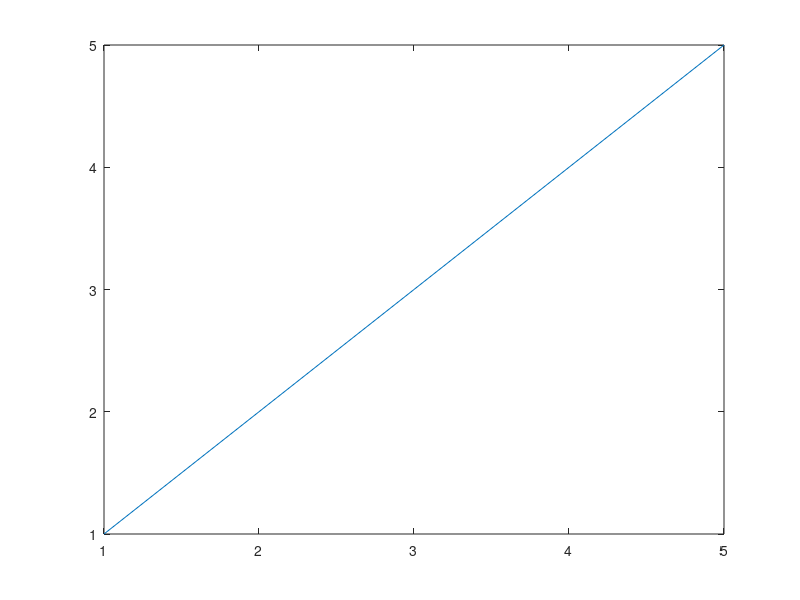

MATLAB code for this plot:
x = [7,2,8,9,5];
y = [8,9,8,5,8];
lx = length(x);
ly = length(y);
ki = [];
z = [];
sum = [];
for k = 1:lx
    summation = 0;
    for n = 1:length(x)
        if n+k <= ly
            summation += x(n) + y(n+k);
        endif
    endfor
    sum = [sum, k];
    ki = [ki, k];
    z = [z, summation];
endfor
disp(z);
plot(sum, ki);
